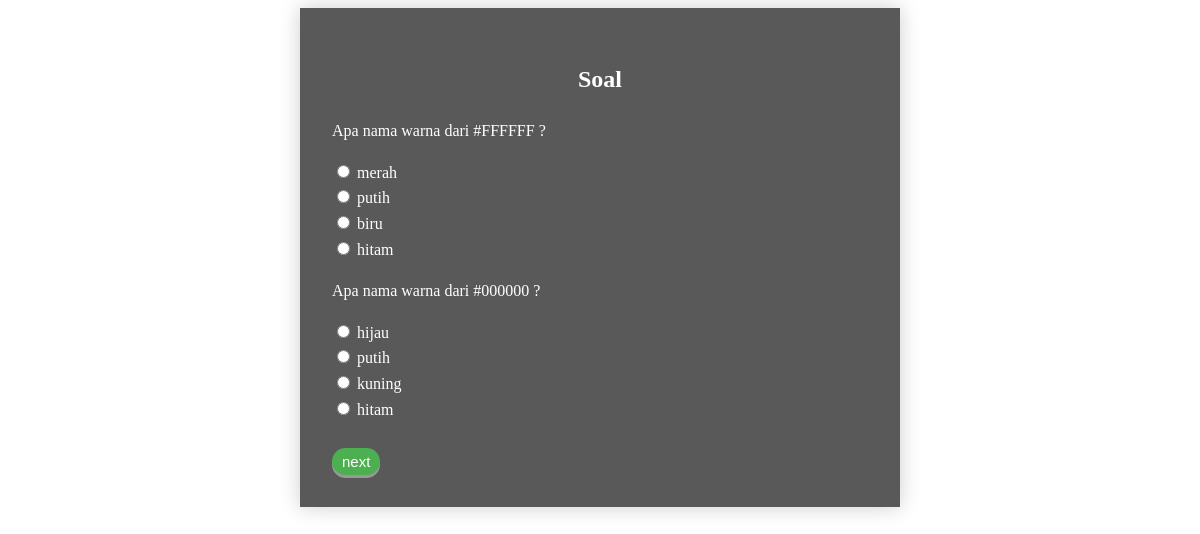
The page / on the database its author committed.
### tables this page shows
CREATE TABLE `soal` (
  `idsoal` int(11) NOT NULL,
  `nomor` int(11) DEFAULT NULL,
  `pertanyaan` text DEFAULT NULL,
  `halaman_ke` int(11) DEFAULT NULL
);

CREATE TABLE `jawaban` (
  `idjawaban` int(11) NOT NULL,
  `idsoal` int(11) NOT NULL,
  `isi_jawaban` text DEFAULT NULL,
  `benarkah` tinyint(1) DEFAULT NULL
);

### index.php (the view, shortened to what this page needs)
<?php
$page= 1;
function get($string) {
    $servername = "localhost";
    $username = "root";
    $password = "";
    $dbname = "db_tgs1";
    $conn = new mysqli($servername, $username, $password, $dbname);
    $s = mysqli_query($conn, $string);
    $p = mysqli_fetch_all($s);
    return $p;
}
?>
<!DOCTYPE html>
<html>
<head>
</head>
<body>
    <form action="" method="POST">
	<div class="card">
        <h2>Soal</h2>
    <?php foreach (get("select * from soal where halaman_ke = ".$page) as $soal) :?>
        <p><?= $soal[2]; ?></p>
            <?php foreach(get("select * from jawaban where idsoal='$soal[0]' order by rand()") as $jawaban) :?>
                <input type="radio" id="<?=$jawaban[2]?>" name="<?= $jawaban[1] ?>" value="<?= $jawaban[2] ?>" <?= isset($_SESSION["jawaban"][$jawaban[1]]) && $_SESSION["jawaban"][$jawaban[1]] == $jawaban[2] ? "checked" : "" ?> require>
                <label for="<?= $jawaban[2] ?>"><?= $jawaban[2] ?></label>
                <br>
            <?php endforeach; ?>
            <?php endforeach; ?>
            <?php if($page == 1):?>
                <br><input class="buttonNext" type="submit" name="next" value="next">
                <?php else : ?>
                    <br><input class="buttonNext" type="submit" name="next" value="next">
                    <input class="buttonPrev" type="submit" name="previous" value="previous">
            <?php endif;?>
	</div>
    </form>
</body>
</html>

### index.php (style rules this page uses)
* { box-sizing: border-box; }
body { line-height: 1.6; min-height: 100hv; display: grid; place-items: center; background-image: url("https://image.freepik.com/free-photo/overhead-view-laptop-with-stationeries-study-text-white-background_23-2147875675.jpg"); }
.card { width: 600px; box-shadow: 0 0 20px rgba(0, 0, 0, 0.2); background-color: rgba(0, 0, 0, 0.65); color: white; padding: 2em; }
.buttonNext { display: inline-block; padding: 5px 10px; font-size: 15px; cursor: pointer; text-align: center; text-decoration: none; outline: none; color: #fff; background-color: #4CAF50; border: none; border-radius: 15px; box-shadow: 0 3px #999; }
h2 { color: white; text-align: center; }

### rows shown on the page
soal: pertanyaan "Apa nama warna dari #FFFFFF ?"
jawaban: idsoal "☐ merah", isi_jawaban "merah"
jawaban: idsoal "☐ putih", isi_jawaban "putih"
jawaban: idsoal "☐ biru", isi_jawaban "biru"
jawaban: idsoal "☐ hitam", isi_jawaban "hitam"
soal: pertanyaan "Apa nama warna dari #000000 ?"
jawaban: idsoal "☐ hijau", isi_jawaban "hijau"
jawaban: isi_jawaban "putih"
jawaban: idsoal "☐ kuning", isi_jawaban "kuning"
jawaban: isi_jawaban "hitam"
